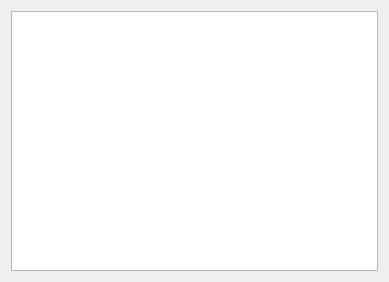
<?xml version="1.0" encoding="UTF-8"?>
<ui version="4.0">
 <class>Dialog</class>
 <widget class="QDialog" name="Dialog">
  <property name="geometry">
   <rect>
    <x>0</x>
    <y>0</y>
    <width>389</width>
    <height>282</height>
   </rect>
  </property>
  <property name="sizePolicy">
   <sizepolicy hsizetype="Ignored" vsizetype="Ignored">
    <horstretch>0</horstretch>
    <verstretch>0</verstretch>
   </sizepolicy>
  </property>
  <property name="windowTitle">
   <string>Dialog</string>
  </property>
  <layout class="QHBoxLayout" name="horizontalLayout">
   <item>
    <widget class="QGraphicsView" name="graphicsView">
     <property name="sizePolicy">
      <sizepolicy hsizetype="Expanding" vsizetype="Expanding">
       <horstretch>0</horstretch>
       <verstretch>0</verstretch>
      </sizepolicy>
     </property>
    </widget>
   </item>
  </layout>
 </widget>
 <layoutdefault spacing="6" margin="11"/>
 <resources/>
 <connections/>
</ui>
